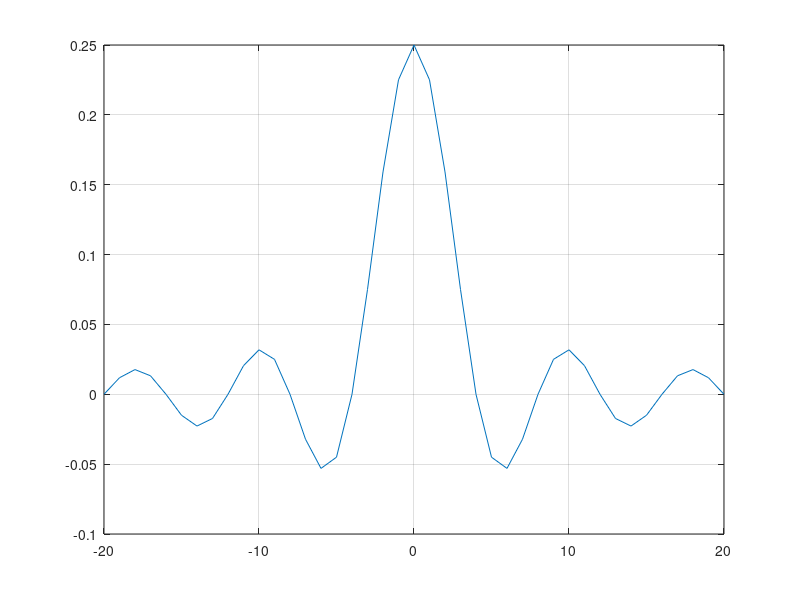
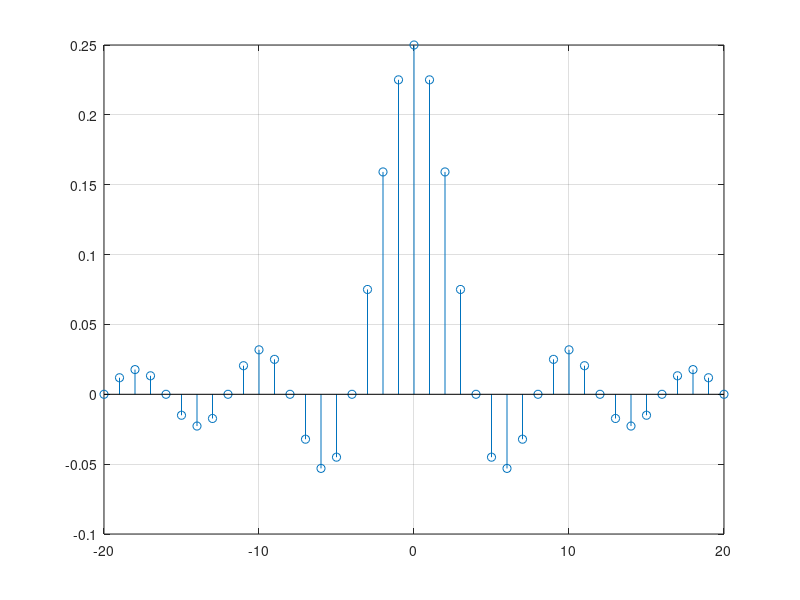

Write MATLAB code to recreate these figures, in order.
n=linspace(-20,20,41);
hd_n = (sin((pi/4)*n));

for i=1:length(n)
    hd_n(i) = hd_n(i)/(n(i)*pi);
end

hd_n(21) = 0.25;

plot(n,hd_n);
grid on;

figure;
stem(n,hd_n);
grid on;